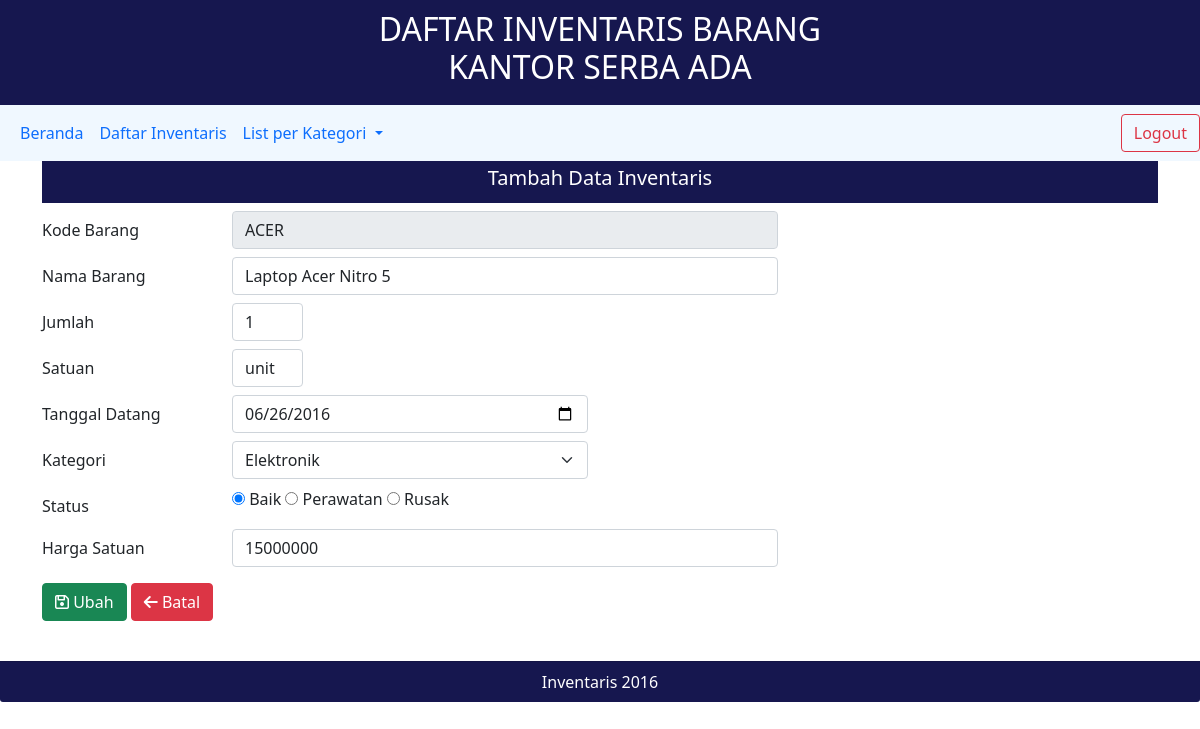
/ubah.php?ubah=ACER (signed in), run on the app's committed database.
### tables this page shows
CREATE TABLE `inventaris` (
  `kode_barang` varchar(10) NOT NULL,
  `nama_barang` varchar(30) NOT NULL,
  `jumlah` int(11) NOT NULL,
  `satuan` varchar(15) NOT NULL,
  `tgl_datang` date NOT NULL,
  `kategori` varchar(20) NOT NULL,
  `status_barang` varchar(20) NOT NULL,
  `harga` int(20) NOT NULL
);

### crud.php (called while the page is built, shortened)
<?php
include "koneksi.php";
if(isset($_GET['ubah'])){
    $kode_barang    = $_GET['ubah'];
    $query = mysqli_query($koneksi,"SELECT * FROM inventaris WHERE kode_barang = '$kode_barang'");
    $data  = mysqli_fetch_array($query);
    $kode_barang = $data['kode_barang'];
    $nama_barang = $data['nama_barang'];
    $jumlah = $data['jumlah'];
    $satuan = $data['satuan'];
    $tgl_datang = $data['tgl_datang'];
    $kategori = $data['kategori'];
    $status_barang = $data['status_barang'];
    $harga = $data['harga'];
}
?>

### ubah.php (the view, shortened to what this page needs)
<?php
    include "koneksi.php";
    include "crud.php";
?>
<!DOCTYPE html>
<html lang="en">
<head>
  <link href="https://cdn.jsdelivr.net/npm/bootstrap@5.0.0-beta1/dist/css/bootstrap.min.css" rel="stylesheet">
  <link rel="stylesheet" href="style.css">
</head>
<body>
    <div class="header">
        <h2 >DAFTAR INVENTARIS BARANG <br> KANTOR SERBA ADA</h2>
    </div>
    <?php include("header.php") ?>
    <div class="container">
        <div class="sub">
            <h5>Tambah Data Inventaris</h5>
        </div>
        <form method="POST" action="crud.php">
            <div class="form-group row mb-2 mt-2">
                <label class="col-sm-2 col-form-label">Kode Barang</label>
                <div class="col-sm-6">
                <?php
                  if(isset($_GET['ubah'])) {
                ?>
                    <input type="text" class="form-control" name="kode_barang" placeholder="Kode Barang" <?php echo "value='$kode_barang'"?> <?php echo "readonly";?>>
                </div>
                <?php }?>
            </div>
            <div class="form-group row mb-2">
                <label class="col-sm-2 col-form-label">Nama Barang</label>
                <div class="col-sm-6">
                    <input type="text" class="form-control" name="nama_barang" placeholder="Nama Barang" value="<?php echo $nama_barang ?>">
                </div>
            </div>
            <div class="form-group row mb-2">
                <label class="col-sm-2 col-form-label">Jumlah</label>
                <div class="col-sm-1">
                    <input type="text" class="form-control" name="jumlah" placeholder="Jumlah" value="<?php echo $jumlah ?>">
                </div>
            </div>
            <div class="form-group row mb-2">
                <label class="col-sm-2 col-form-label">Satuan</label>
                <div class="col-sm-1">
                    <input type="text" class="form-control" name="satuan" placeholder="Satuan" value="<?php echo $satuan ?>">
                </div>
            </div>
            <div class="form-group row mb-2">
                <label class="col-sm-2 col-form-label">Tanggal Datang</label>
                <div class="col-sm-4">
                    <input type="date" class="form-control" name="tgl_datang" placeholder="Tanggal Datang" value="<?php echo $tgl_datang ?>">
                </div>
            </div>
            <div class="form-group row mb-2">
                <label class="col-sm-2 col-form-label">Kategori</label>
                <div class="col-sm-4">
                    <select class="form-select" name="kategori" id="kategori">
                    <option value="Elektronik" <?php if($kategori == "Elektronik") echo "selected" ?>>Elektronik</option>
                    </select>
                </div>
            </div>
            <div class="form-group row mb-1">
                <label class="col-sm-2 col-form-label">Status</label>
                <div class="col-sm-8">
                    <input type="radio" id="Baik" name="status_barang" value="Baik" <?php if($status_barang == "Baik") echo "checked" ?>>
                    <label for="male">Baik</label>
                    <input type="radio" id="Perawatan" name="status_barang" value="Perawatan" <?php if($status_barang == "Perawatan") echo "checked" ?>>
                    <label for="female">Perawatan</label>
                    <input type="radio" id="Rusak" name="status_barang" value="Rusak" <?php if($status_barang == "Rusak") echo "checked" ?>>
                    <label for="other">Rusak</label>
                </div>
            </div>
            <div class="form-group row mb-3">
                <label class="col-sm-2 col-form-label">Harga Satuan</label>
                <div class="col-sm-6">
                    <input type="text" class="form-control" name="harga" placeholder="Harga Satuan" value="<?php echo $harga ?>">
                </div>
            </div>
            <button type="submit" class="btn btn-success" name="update"><i class="far fa-save"></i></i> Ubah</button>
            <a  href="inventaris.php" class="btn btn-danger"><i class="fas fa-arrow-left"></i> Batal</a>
        </form>
    </div>
    <div class="card-footer text-white">
    Inventaris 2016
    </div>
</body>

### style.css (style rules this page uses)
.header { width: 100%; height: 100%; display: block; background-color: #16174f; padding: 10px 20px; text-align: center; color: white; }
.container { width: 100%; height: 500px; background-color: white; align-items: center; }
.card-footer { text-align: center; background-color: #16174f; }
.sub { width: 100%; background-color: #16174f; padding: 5px; text-align: center; color: white; }

### data on the page
inventaris: kode_barang "ACER", nama_barang "Laptop Acer Nitro 5", jumlah "1", satuan "unit", tgl_datang "06/26/2016", kategori "Elektronik", status_barang "☑", harga "15000000"
